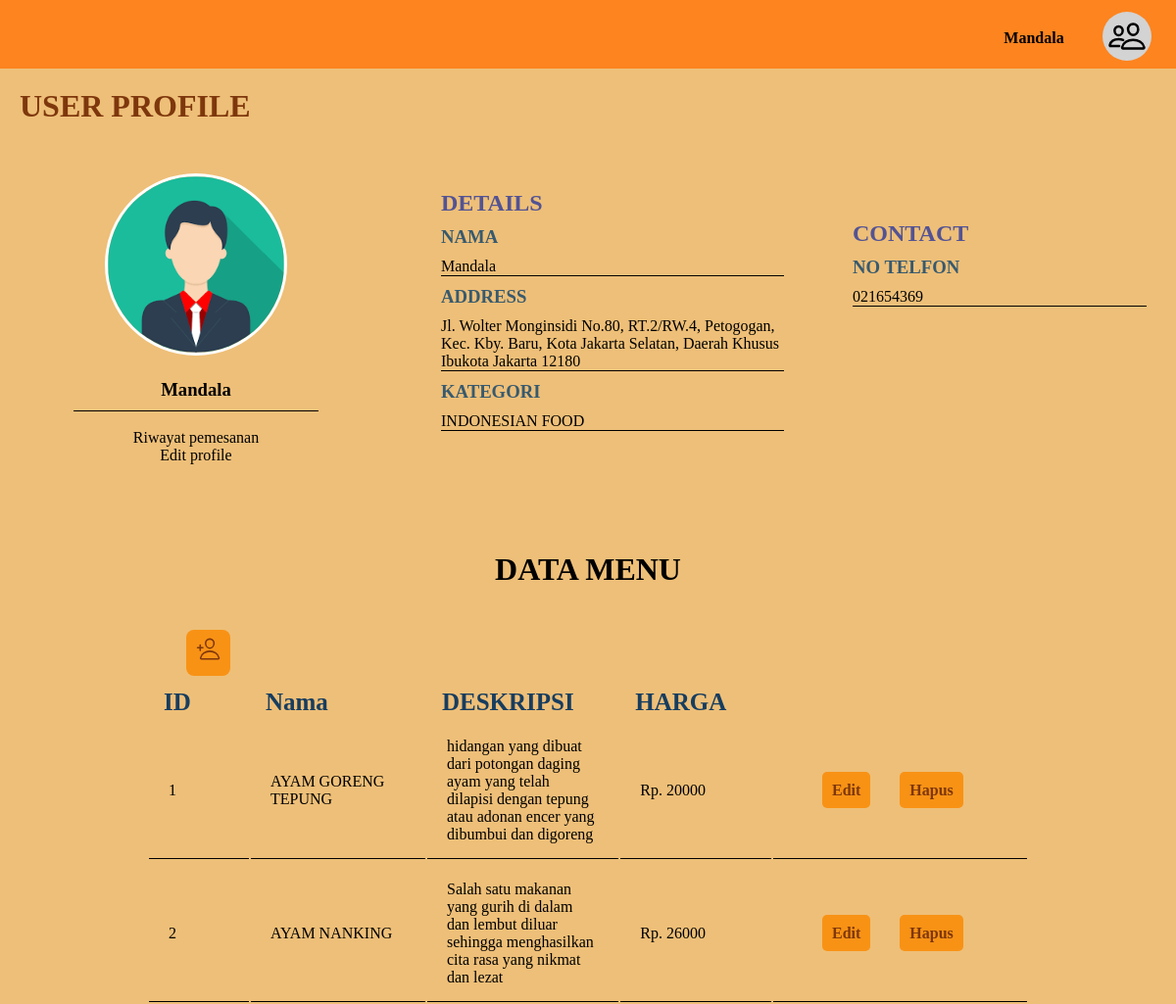
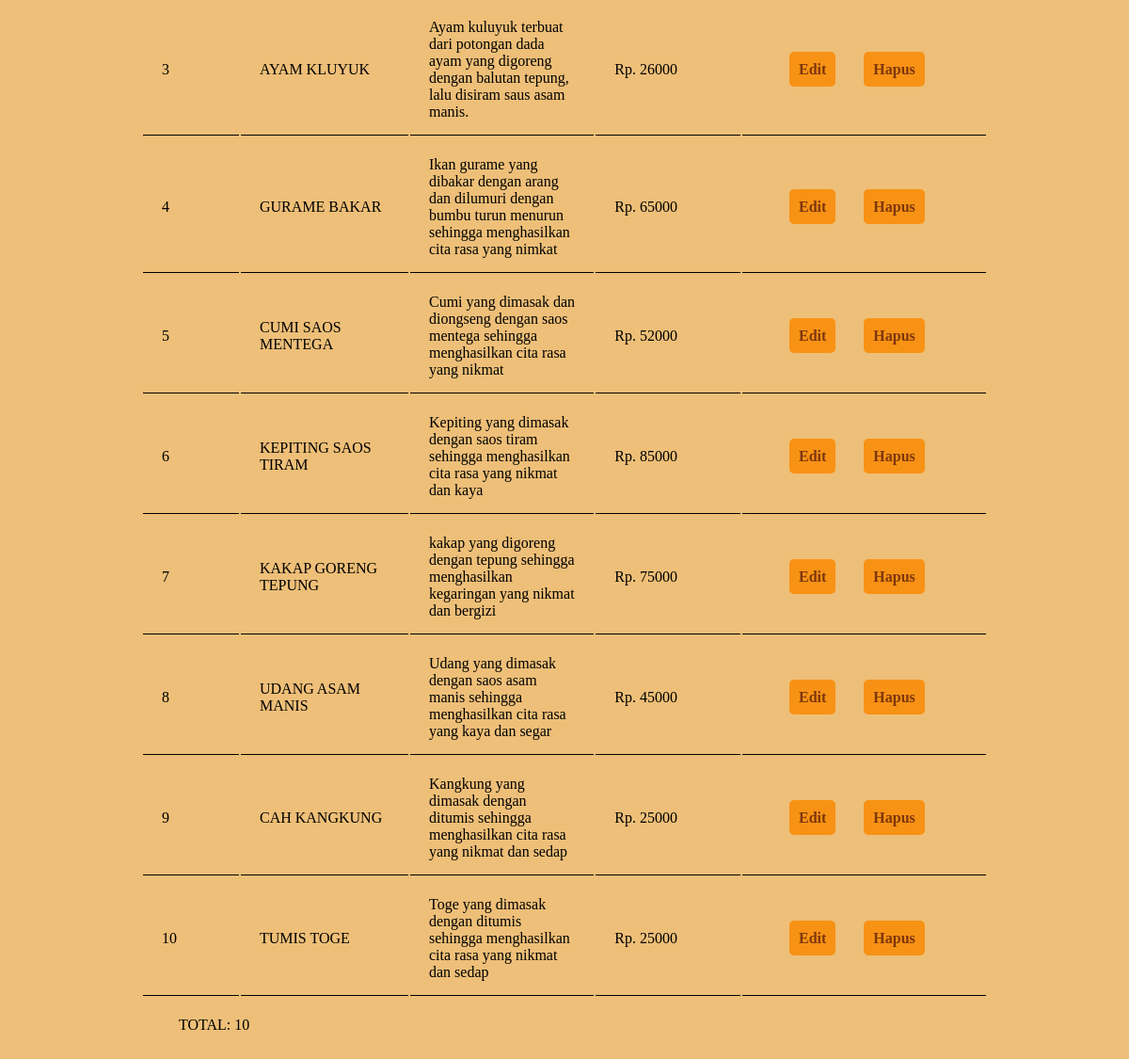
Screenshot of /resto/mandala.php with the database file from the repository (2 pictures, top to bottom).
### tables this page shows
CREATE TABLE `presto` (
  `ID` int(50) NOT NULL,
  `NAMA` varchar(255) NOT NULL,
  `ALAMAT` varchar(255) NOT NULL,
  `NOTELFON` varchar(50) NOT NULL,
  `KATEGORI` varchar(50) NOT NULL
);

CREATE TABLE `mandala` (
  `ID` int(50) NOT NULL,
  `NAMA` varchar(255) NOT NULL,
  `DESKRIPSI` varchar(255) NOT NULL,
  `HARGA` int(50) NOT NULL
);

### admin/config.php (called while the page is built, shortened)
<?php
	$server = "localhost";
	$user = "root";
	$password = "";
	$nama_database = "bifood";
	$db = mysqli_connect($server, $user, $password, $nama_database);
		$test3 = mysqli_query($db, "SELECT * FROM presto WHERE ID = 3");
?>

### resto/mandala.php (the view, shortened to what this page needs)
<!DOCTYPE html>
<html lang="en">
<head>
    <link rel="stylesheet" type="text/css" href="../css/home.css">
    <link rel="stylesheet" type="text/css" href="../css/uprofile.css">
    <link rel="stylesheet" type="text/css" href="../css/menuprof.css">
</head>
<body>
    <header>
        <div class="prof">
            <ul>
                <li>
                    <h4 class="uy">
                    <?php
                    include("../admin/config.php");
                    while($presto = mysqli_fetch_array($test3)){
                        echo "$presto[1]";
                    }
                    ?>
                    </h4>
                    <p><ion-icon name="people-outline"></ion-icon></p>
                </li>
            </ul>
        </div>
    </header>
    <div class="container">
        <h1>USER PROFILE</h1>
        <div class="abc">
            <img src="../img/profile.png">
            <h3>
                <?php
                    include("../admin/config.php");
                    while($presto = mysqli_fetch_array($test3)){
                        echo "$presto[1]";
                    }
                ?>
            </h3><br>
            <a href="mandala/listpemesanan.php">Riwayat pemesanan</a><br>
            <a href="../admin/listuser.php">Edit profile</a>
        </div>
        <div class="efg">
            <h2>DETAILS</h2>
            <h3>NAMA</h3>
            <p>
                <?php
                    include("../admin/config.php");
                    while($presto = mysqli_fetch_array($test3)){
                        echo "$presto[1]";
                    }
                ?>
            </p>
            <h3>ADDRESS</h3>
            <p>
                <?php
                    include("../admin/config.php");
                    while($presto = mysqli_fetch_array($test3)){
                        echo "$presto[2]";
                    }
                ?>
            </p>
            <h3>KATEGORI</h3>
            <p>
                <?php
                    include("../admin/config.php");
                    while($presto = mysqli_fetch_array($test3)){
                        echo "$presto[4]";
                    }
                ?>
            </p>
        </div>
        <div class="hij">
            <h2>CONTACT</h2>
            <h3>NO TELFON</h3>
            <p>
                <?php
                    include("../admin/config.php");
                    while($presto = mysqli_fetch_array($test3)){
                        echo "$presto[3]";
                    }
                ?>
            </p>
        </div>
    </div>
    <div class="menu">
    <h1>DATA MENU</h1>
    <nav>
		<a href="mandala/form_tambah.php"><ion-icon name="person-add-outline"></ion-icon></a>
	</nav>
    <table>
		<thead>
			<tr>
				<th>ID</th>
				<th>Nama</th>
				<th>DESKRIPSI</th>
				<th>HARGA</th>
			</tr>
		</thead>
		<tbody>
			<?php
				$sql = "SELECT * FROM mandala";
				$query = mysqli_query($db, $sql);
				while($mandala = mysqli_fetch_array($query)){
					echo "<tr>";
					echo "<td>".$mandala['ID']."</td>";
					echo "<td>".$mandala['NAMA']."</td>";
					echo "<td>".$mandala['DESKRIPSI']."</td>";
					echo "<td> Rp. ".$mandala['HARGA']."</td>";
                    echo "<td>";
					echo "<a href='mandala/form_edit.php?ID=".$mandala['ID']."'>Edit</a>";
                    echo "<a href='mandala/hapus.php?ID=".$mandala['ID']."' onClick=\"return confirm('yakin?');\">Hapus</a>";
					echo "</tr>";
				}
			?>
		</tbody>
	</table>
	<p class="total">TOTAL: <?php echo mysqli_num_rows($query) ?></p>
    </div>
</body>
</html>

### css/home.css (style rules this page uses)
* { margin: 0; padding: 0; }
html { scroll-behavior: smooth; }
body { background-color: #EEBF78; }
header { width: 100%; height: 50px; background-color: #FD841F; text-align: center; padding-top: 10px; padding-bottom: 10px; }
.prof ul li { display: inline-block; cursor: pointer; }
.prof p ion-icon { font-size: 40px; margin-left: 100px; margin-top: -60px; padding: 5px; border-radius: 50%; -webkit-border-radius: 50%; -moz-border-radius: 50%; -ms-border-radius: 50%; -o-border-radius: 50%; background-color: lightgrey; }
.prof { margin-left: 1000px; margin-top: -25px; }
.uy { margin-left: -90px; }

### css/uprofile.css (style rules this page uses)
* { margin: 0; padding: 0; }
.prof { margin-top: 20px; }
.container h1 { font-family: 'Goudy Old Style'; color: #7E370C; padding: 20px 20px; }
.abc { width: 300px; text-align: center; margin-left: 50px; margin-top: 30px; }
.abc img { width: 180px; border-radius: 50%; -webkit-border-radius: 50%; -moz-border-radius: 50%; -ms-border-radius: 50%; -o-border-radius: 50%; border: 3px solid white; margin-bottom: 20px; }
.abc h3 { border-bottom: 1px solid #000; width: 250px; margin-left: 25px; padding-bottom: 10px; }
.abc a { text-decoration: none; margin-top: 20px; color: black; }
.efg { margin-left: 450px; margin-top: -280px; width: 350px; }
.efg h2 { font-family: tahoma; color: rgb(83, 83, 148); }
.efg h3 { font-family: tahoma; color: rgb(55, 90, 111); margin-bottom: 10px; margin-top: 10px; }
.efg p { border-bottom: 1px solid #000; }
.hij { width: 300px; margin-left: 870px; margin-top: -215px; }
.hij h2 { font-family: tahoma; color: rgb(83, 83, 148); }
.hij h3 { font-family: tahoma; color: rgb(55, 90, 111); margin-bottom: 10px; margin-top: 10px; }
.hij p { border-bottom: 1px solid #000; }

### css/menuprof.css (style rules this page uses)
.menu { margin-top: 250px; }
.menu h1 { text-align: center; }
nav { margin-top: 50px; margin-left: 190px; }
.total { margin-top: 20px; margin-left: 190px; padding-bottom: 50px; }
nav a { text-decoration: none; font-size: 25px; padding: 10px 10px; background-color: rgb(248, 146, 21); color: #7E370C; border-radius: 8px; -webkit-border-radius: 8px; -moz-border-radius: 8px; -ms-border-radius: 8px; -o-border-radius: 8px; }
table { margin-top: 20px; width: 900px; margin-left: auto; margin-right: auto; }
thead th { font-weight: bold; font-size: 25px; text-align: left; padding-left: 15px; color: rgb(23, 61, 95); }
tbody td { border-bottom: 1px solid #000; padding: 20px 20px; padding-bottom: 15px; width: 9000px; }
tbody td a { margin-left: 30px; }
tbody a { text-decoration: none; margin-left: 15px; padding: 10px; margin-bottom: 5px; border-radius: 5px; -webkit-border-radius: 5px; -moz-border-radius: 5px; -ms-border-radius: 5px; -o-border-radius: 5px; background-color: rgb(248, 146, 21); color: #7E370C; cursor: pointer; font-weight: bold; }

### rows the page displays
presto: NAMA "Mandala", ALAMAT "Jl. Wolter Monginsidi No.80, RT.2/RW.4, Petogogan, Kec. Kby. Baru, Kota Jakarta Selatan, Daerah Khusus Ibukota Jakarta 12180", KATEGORI "INDONESIAN FOOD", NOTELFON "021654369"
mandala: ID "1", NAMA "AYAM GORENG TEPUNG", DESKRIPSI "hidangan yang dibuat dari potongan daging ayam yang telah dilapisi dengan tepung atau adonan encer yang dibumbui dan digoreng", HARGA "20000"
mandala: ID "2", NAMA "AYAM NANKING", DESKRIPSI "Salah satu makanan yang gurih di dalam dan lembut diluar sehingga menghasilkan cita rasa yang nikmat dan lezat", HARGA "26000"
mandala: ID "3", NAMA "AYAM KLUYUK", DESKRIPSI "Ayam kuluyuk terbuat dari potongan dada ayam yang digoreng dengan balutan tepung, lalu disiram saus asam manis.", HARGA "26000"
mandala: ID "4", NAMA "GURAME BAKAR", DESKRIPSI "Ikan gurame yang dibakar dengan arang dan dilumuri dengan bumbu turun menurun sehingga menghasilkan cita rasa yang nimkat", HARGA "65000"
mandala: ID "5", NAMA "CUMI SAOS MENTEGA", DESKRIPSI "Cumi yang dimasak dan diongseng dengan saos mentega sehingga menghasilkan cita rasa yang nikmat", HARGA "52000"
mandala: ID "6", NAMA "KEPITING SAOS TIRAM", DESKRIPSI "Kepiting yang dimasak dengan saos tiram sehingga menghasilkan cita rasa yang nikmat dan kaya", HARGA "85000"
mandala: ID "7", NAMA "KAKAP GORENG TEPUNG", DESKRIPSI "kakap yang digoreng dengan tepung sehingga menghasilkan kegaringan yang nikmat dan bergizi", HARGA "75000"
mandala: ID "8", NAMA "UDANG ASAM MANIS", DESKRIPSI "Udang yang dimasak dengan saos asam manis sehingga menghasilkan cita rasa yang kaya dan segar", HARGA "45000"
mandala: ID "9", NAMA "CAH KANGKUNG", DESKRIPSI "Kangkung yang dimasak dengan ditumis sehingga menghasilkan cita rasa yang nikmat dan sedap", HARGA "25000"
mandala: ID "10", NAMA "TUMIS TOGE", DESKRIPSI "Toge yang dimasak dengan ditumis sehingga menghasilkan cita rasa yang nikmat dan sedap", HARGA "25000"

### other values shown
mysqli_num_rows($query) "10"
